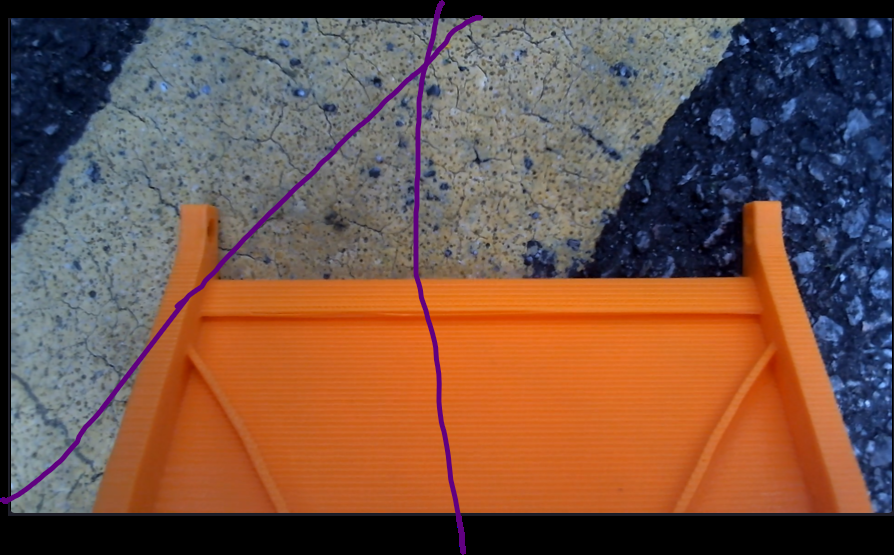
#> input picture RPI_codes/cam/datas/image.png, 894 x 555 px; its folder holds 2 pictures in this run
$ python centerline_align.py
#> lines starting #> are read from the running program, lines starting #| are printed output that depends on the picture; after the words box and inside, x2 and y2 are one past the last pixel; in counts of white or black regions, pixels touching at a corner belong together
#> in process_images, image is the input picture: shape (555, 894, 3); mean B, G, R 69.9, 82.5, 113.9
# -*- coding: utf-8 -*-
"""
Center Line Alignment Visualizer
=================================

Uses center lines to visualize alignment:
1. Vertical line through middle of image (stencil center)
2. Rectangle around yellow marking
3. Center line through narrower width of marking rectangle
4. Calculate angle between the two center lines

Usage:
    python centerline_align.py
"""

import cv2
import numpy as np
import os
import glob
import math


class CenterLineAlignmentVisualizer:
    """Visualizes alignment using center lines"""

    def __init__(self):
        """Initialize with color ranges"""

        # Orange stencil (HSV)
        self.orange_lower = np.array([5, 150, 150])
        self.orange_upper = np.array([20, 255, 255])

        # Yellow marking (HSV)
        self.yellow_lower = np.array([15, 80, 80])
        self.yellow_upper = np.array([35, 255, 255])

        # White marking (HSV)
        self.white_lower = np.array([0, 0, 98])
        self.white_upper = np.array([180, 199, 254])

    def create_centerline_visualization(self, image: np.ndarray):
        """
        Create alignment visualization with center lines

        Returns:
            Visualization image with alignment info
        """
        h, w = image.shape[:2]
        hsv = cv2.cvtColor(image, cv2.COLOR_BGR2HSV)
#> hsv: shape (555, 894, 3); mean H, S, V 52.8, 119.3, 127.8

        # Create marking mask (yellow + white)
        yellow_mask = cv2.inRange(hsv, self.yellow_lower, self.yellow_upper)
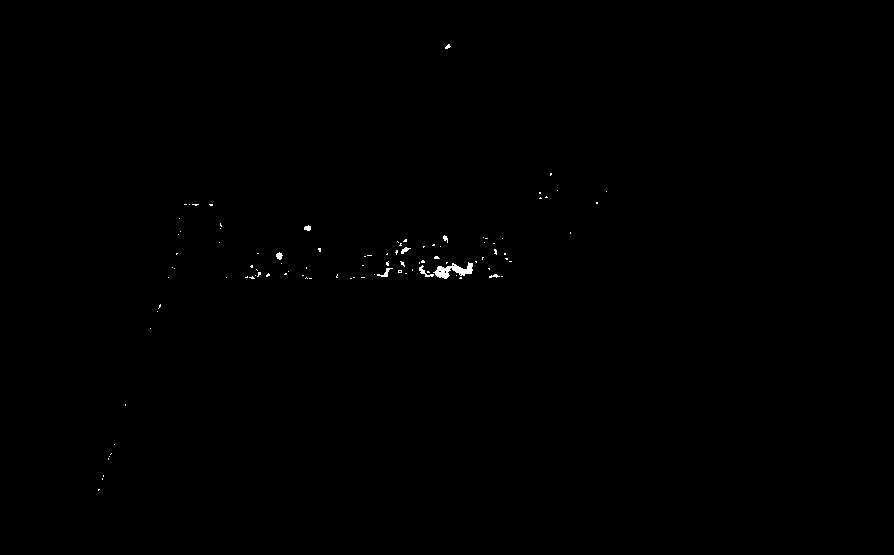
#> yellow_mask: shape (555, 894); 0.19% white; 100 white regions (92 under 20 px), largest, box (x1, y1, x2, y2) and area: (433, 262, 473, 279) 319, (419, 265, 434, 277) 57, (377, 268, 393, 277) 49
        white_mask = cv2.inRange(hsv, self.white_lower, self.white_upper)
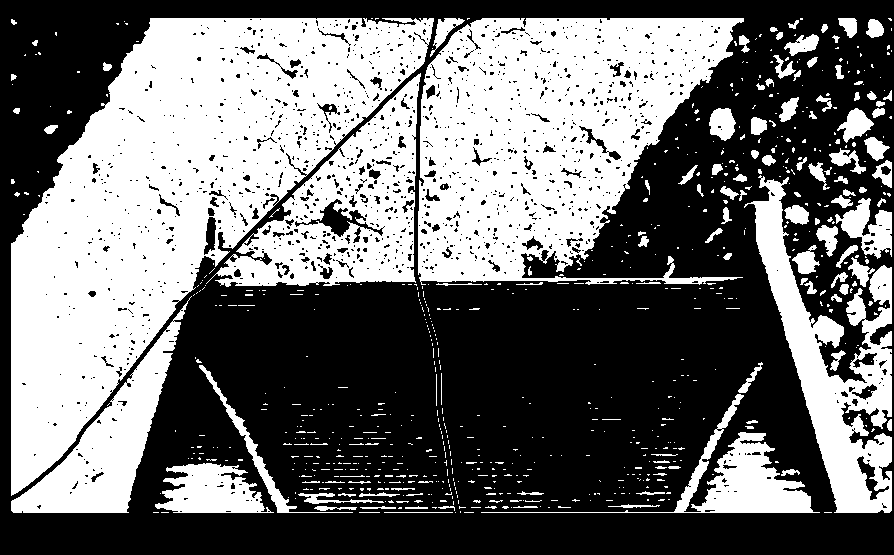
#> white_mask: shape (555, 894); 43.5% white; 743 white regions (618 under 20 px), largest, box (x1, y1, x2, y2) and area: (11, 18, 434, 496) 85491, (418, 18, 744, 285) 55681, (206, 73, 421, 287) 18389
        marking_mask = cv2.bitwise_or(yellow_mask, white_mask)
#> marking_mask: shape (555, 894); 43.5% white; 743 white regions (618 under 20 px), largest, box (x1, y1, x2, y2) and area: (11, 18, 434, 496) 85494, (418, 18, 744, 285) 55715, (206, 73, 421, 287) 18428

        # Clean up mask
        kernel = np.ones((3, 3), np.uint8)
        marking_mask = cv2.morphologyEx(marking_mask, cv2.MORPH_CLOSE, kernel)
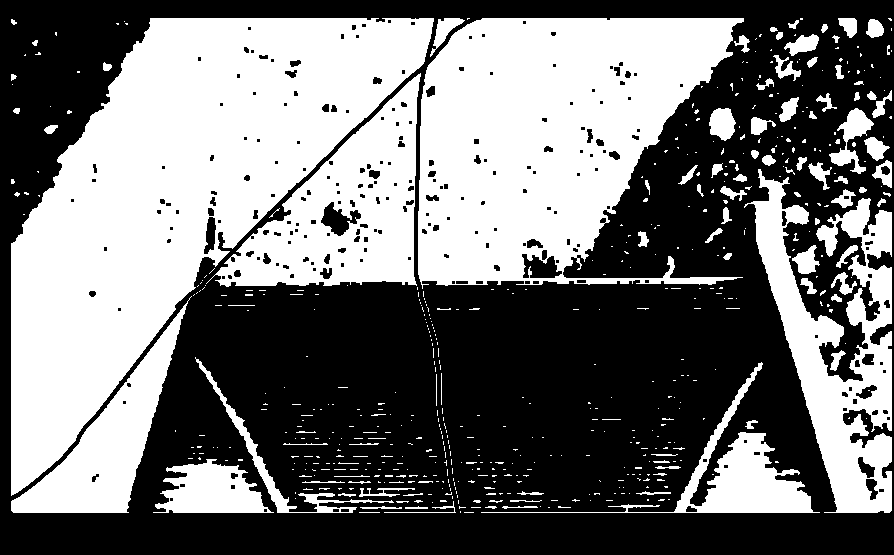
#> marking_mask: shape (555, 894); 45.3% white; 581 white regions (480 under 20 px), largest, box (x1, y1, x2, y2) and area: (11, 18, 434, 496) 88082, (418, 18, 744, 289) 59121, (744, 169, 892, 513) 20480
        marking_mask = cv2.morphologyEx(marking_mask, cv2.MORPH_OPEN, kernel)
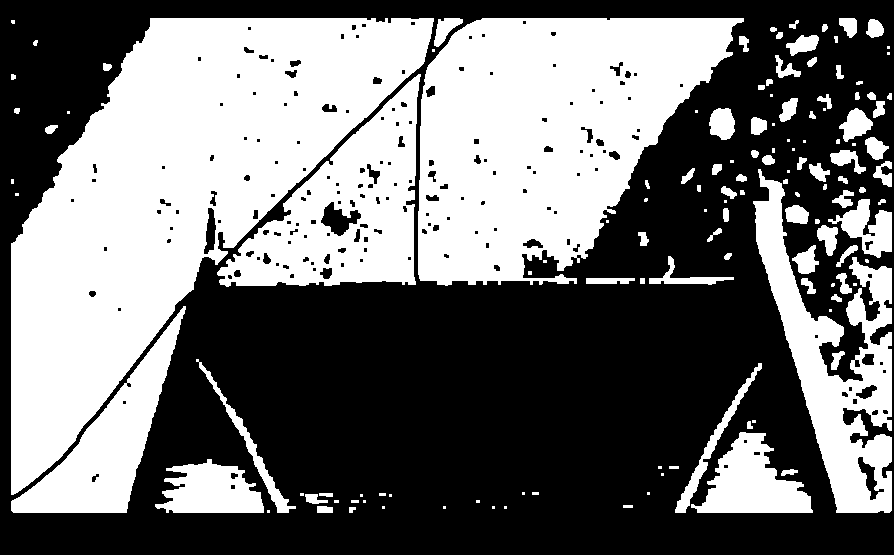
#> marking_mask: shape (555, 894); 44.2% white; 134 white regions (46 under 20 px), largest, box (x1, y1, x2, y2) and area: (11, 18, 434, 495) 88012, (418, 18, 744, 286) 57929, (217, 74, 421, 287) 19960

        # Create visualization
        vis = image.copy()

        # 1. STENCIL CENTER LINE (vertical line through middle of image)
        stencil_center_x = w // 2
        stencil_line_p1 = (stencil_center_x, 0)
        stencil_line_p2 = (stencil_center_x, h)

        # Draw stencil center line (purple/magenta)
        cv2.line(vis, stencil_line_p1, stencil_line_p2, (255, 0, 255), 3)
        cv2.putText(vis, "STENCIL CENTER", (stencil_center_x + 10, 30),
                   cv2.FONT_HERSHEY_SIMPLEX, 0.6, (255, 0, 255), 2)

        # 2. DETECT ORANGE STENCIL FIRST
        orange_mask = cv2.inRange(hsv, self.orange_lower, self.orange_upper)
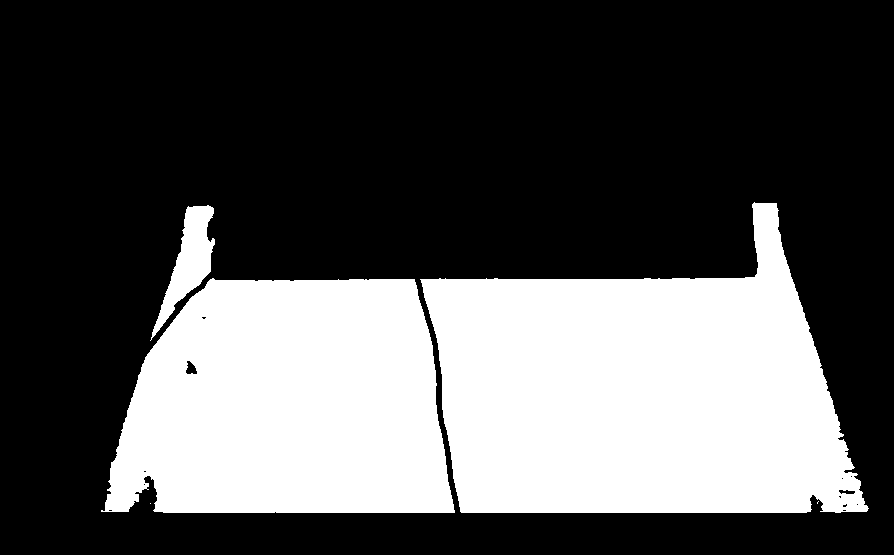
#> orange_mask: shape (555, 894); 33.1% white; 5 white regions (2 under 20 px), largest, box (x1, y1, x2, y2) and area: (420, 202, 869, 513) 92811, (101, 278, 455, 513) 68545, (150, 205, 215, 341) 3110
        orange_mask = cv2.morphologyEx(orange_mask, cv2.MORPH_CLOSE, kernel)
#> orange_mask: shape (555, 894); 33.2% white; 4 white regions (1 under 20 px), largest, box (x1, y1, x2, y2) and area: (420, 202, 869, 513) 92886, (101, 278, 455, 513) 68595, (150, 205, 215, 341) 3123
        orange_mask = cv2.morphologyEx(orange_mask, cv2.MORPH_OPEN, kernel)
#> orange_mask: shape (555, 894); 33.2% white; 3 white regions

        # Get orange stencil contour for its center line
        orange_contours, _ = cv2.findContours(orange_mask, cv2.RETR_EXTERNAL, cv2.CHAIN_APPROX_SIMPLE)
#> orange_contours = 3 contours; box (x1, y1, x2, y2) and area: (421, 203, 868, 513) 92188, (105, 279, 455, 513) 68117, (152, 206, 215, 336) 2958
        orange_center_line = None

        if orange_contours:
            largest_orange = max(orange_contours, key=cv2.contourArea)
#> largest_orange = contour of 306 points, box (x1, y1, x2, y2) (421, 203, 868, 513), area 92188
            if cv2.contourArea(largest_orange) >= (w*h)*0.02:
                # Fit line through orange stencil
                [ovx, ovy, ox0, oy0] = cv2.fitLine(largest_orange, cv2.DIST_L2, 0, 0.01, 0.01)
#> ovx = [0.999]; ovy = [0.0524]; ox0 = [705.9]; oy0 = [367.9]
                orange_angle = np.degrees(np.arctan2(ovx[0], ovy[0]))
#> orange_angle = 86.99

                # Normalize angle
                while orange_angle > 90:
                    orange_angle -= 180
#> this loop made 0 passes
#> after the loop, orange_angle = 86.99
                while orange_angle < -90:
                    orange_angle += 180
#> after the loop, orange_angle = 86.99

                orange_center_line = {
                    'vx': ovx[0],
                    'vy': ovy[0],
                    'x0': ox0[0],
                    'y0': oy0[0],
                    'angle': orange_angle
                }
#> orange_center_line = {'vx': 0.999, 'vy': 0.0524, 'x0': 705.9, 'y0': 367.9, 'angle': 86.99}

        # 3. MARKING RECTANGLE
        # Subtract orange from marking to get only the road marking underneath
        marking_only = cv2.bitwise_and(marking_mask, cv2.bitwise_not(orange_mask))
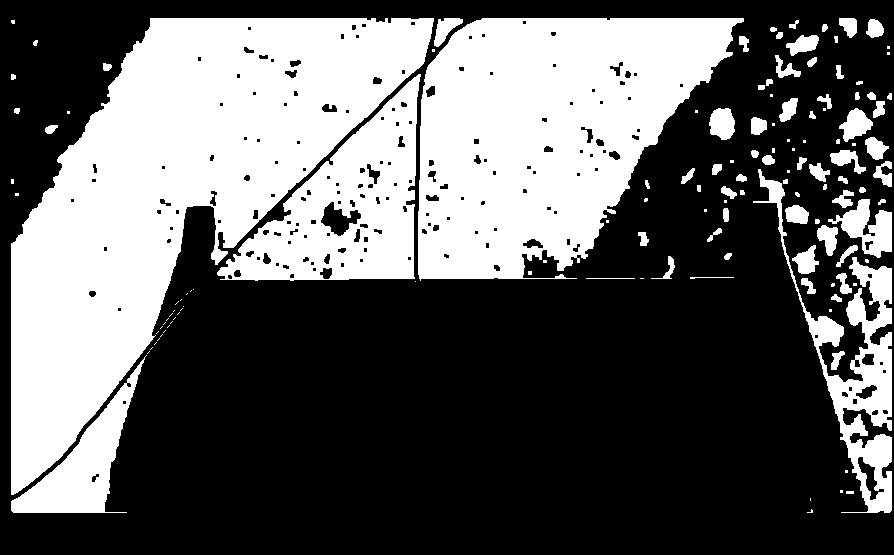
#> marking_only: shape (555, 894); 38.2% white; 133 white regions (59 under 20 px)

        marking_contours, _ = cv2.findContours(marking_only, cv2.RETR_EXTERNAL, cv2.CHAIN_APPROX_SIMPLE)
#> marking_contours = 133 contours, 74 with area under 20; largest, box (x1, y1, x2, y2) and area: (11, 18, 434, 495) 85467, (418, 18, 744, 281) 58094, (217, 74, 421, 281) 20616, (753, 169, 892, 513) 9600, (11, 355, 147, 513) 6262

        if not marking_contours:
            cv2.putText(vis, "ERROR: No yellow/white marking detected",
                       (10, h-20), cv2.FONT_HERSHEY_SIMPLEX, 0.8, (0, 0, 255), 2)
            return vis, None

        # Filter large contours only
        large_contours = [c for c in marking_contours if cv2.contourArea(c) >= (w*h)*0.01]
#> large_contours = 5 contours; box (x1, y1, x2, y2) and area: (11, 18, 434, 495) 85467, (418, 18, 744, 281) 58094, (217, 74, 421, 281) 20616, (753, 169, 892, 513) 9600, (11, 355, 147, 513) 6262

        if not large_contours:
            cv2.putText(vis, "ERROR: Marking too small",
                       (10, h-20), cv2.FONT_HERSHEY_SIMPLEX, 0.8, (0, 0, 255), 2)
            return vis, None

        # Use the LARGEST contour (most prominent marking) instead of combining all
        # This captures the main diagonal road marking stripe
        largest_contour = max(large_contours, key=cv2.contourArea)
#> largest_contour = contour of 438 points, box (x1, y1, x2, y2) (11, 18, 434, 495), area 85467
        all_points = largest_contour
#> all_points has the same summary as largest_contour
        marking_rect = cv2.minAreaRect(all_points)
#> marking_rect = ((149.5, 189.2), (636, 231.3), -47.36)

        # Get rectangle properties
        (rect_center_x, rect_center_y), (rect_width, rect_height), rect_angle = marking_rect
#> rect_center_x = 149.5; rect_center_y = 189.2; rect_width = 636; rect_height = 231.3; rect_angle = -47.36

        # Get the 4 corner points
        marking_box = cv2.boxPoints(marking_rect)
#> marking_box = [[19.16, 501.5], [-151, 344.8], [279.9, -123], [450, 33.67]]
        marking_box = np.intp(marking_box)
#> marking_box = [[19, 501], [-150, 344], [279, -123], [450, 33]]

        # Draw the rectangle
        cv2.drawContours(vis, [marking_box], 0, (0, 255, 255), 2)

        # 3. FIT A LINE THROUGH THE MARKING POINTS
        # Use cv2.fitLine to get the actual orientation of the marking
        [vx, vy, x0, y0] = cv2.fitLine(all_points, cv2.DIST_L2, 0, 0.01, 0.01)
#> vx = [0.635]; vy = [-0.772]; x0 = [170.8]; y0 = [205.9]

        # Calculate angle from the line direction vector
        # vy/vx gives the slope, atan2 gives the angle
        # We want angle from vertical (90 degrees), so we use atan2(vx, vy)
        centerline_angle = np.degrees(np.arctan2(vx[0], vy[0]))
#> centerline_angle = 140.5

        # Normalize angle to -90 to 90
        while centerline_angle > 90:
            centerline_angle -= 180
#> this loop made 1 pass
#> centerline_angle on pass 1: -39.45
#> after the loop, centerline_angle = -39.45
        while centerline_angle < -90:
            centerline_angle += 180
#> after the loop, centerline_angle = -39.45

        # For dimensions, still use the rectangle
        if rect_width < rect_height:
            narrower_dim = rect_width
            longer_dim = rect_height
        else:
            narrower_dim = rect_height
#> narrower_dim = 231.3
            longer_dim = rect_width
#> longer_dim = 636

        # 4. DRAW YELLOW MARKING EDGE BORDERS (extended)
        # Get the 4 corners of the rectangle
        # marking_box contains: [bottom-left, top-left, top-right, bottom-right] (approximately)
        # We need to find the two parallel edges (the long sides of the marking)

        # Sort box points to get the two longest edges
        # The rectangle has 4 edges - we want the two parallel ones that define the marking width
        box_sorted = sorted(marking_box, key=lambda p: (p[1], p[0]))  # Sort by y, then x
#> box_sorted = [[279, -123], [450, 33], [-150, 344], [19, 501]]

        # Get direction vector perpendicular to centerline (for width)
        perp_dx = -math.sin(math.radians(centerline_angle))
#> perp_dx = 0.635
        perp_dy = math.cos(math.radians(centerline_angle))
#> perp_dy = 0.772

        # Calculate offset distance (half the narrow width)
        offset_dist = narrower_dim / 2.0
#> offset_dist = 115.7

        # Calculate the two edge lines (parallel to centerline, offset by half width)
        line_length = max(w, h) * 2

        # Edge 1 (one side of marking)
        edge1_center_x = rect_center_x + perp_dx * offset_dist
#> edge1_center_x = 223
        edge1_center_y = rect_center_y + perp_dy * offset_dist
#> edge1_center_y = 278.5
        edge1_p1 = (
            int(edge1_center_x - math.cos(math.radians(centerline_angle)) * line_length),
            int(edge1_center_y - math.sin(math.radians(centerline_angle)) * line_length)
        )
#> edge1_p1 = (-1157, 1414)
        edge1_p2 = (
            int(edge1_center_x + math.cos(math.radians(centerline_angle)) * line_length),
            int(edge1_center_y + math.sin(math.radians(centerline_angle)) * line_length)
        )
#> edge1_p2 = (1603, -857)

        # Edge 2 (other side of marking)
        edge2_center_x = rect_center_x - perp_dx * offset_dist
#> edge2_center_x = 76.02
        edge2_center_y = rect_center_y - perp_dy * offset_dist
#> edge2_center_y = 99.95
        edge2_p1 = (
            int(edge2_center_x - math.cos(math.radians(centerline_angle)) * line_length),
            int(edge2_center_y - math.sin(math.radians(centerline_angle)) * line_length)
        )
#> edge2_p1 = (-1304, 1236)
        edge2_p2 = (
            int(edge2_center_x + math.cos(math.radians(centerline_angle)) * line_length),
            int(edge2_center_y + math.sin(math.radians(centerline_angle)) * line_length)
        )
#> edge2_p2 = (1456, -1036)

        # Draw edge borders (yellow)
        cv2.line(vis, edge1_p1, edge1_p2, (0, 255, 255), 2)
        cv2.line(vis, edge2_p1, edge2_p2, (0, 255, 255), 2)
        cv2.putText(vis, "EDGE 1", (edge1_p1[0]+5, edge1_p1[1]+5),
                   cv2.FONT_HERSHEY_SIMPLEX, 0.5, (0, 255, 255), 2)
        cv2.putText(vis, "EDGE 2", (edge2_p1[0]+5, edge2_p1[1]+5),
                   cv2.FONT_HERSHEY_SIMPLEX, 0.5, (0, 255, 255), 2)

        # 5. DRAW MARKING CENTER LINE (middle between the two edges)
        marking_line_p1 = (
            int(rect_center_x - math.cos(math.radians(centerline_angle)) * line_length),
            int(rect_center_y - math.sin(math.radians(centerline_angle)) * line_length)
        )
#> marking_line_p1 = (-1231, 1325)
        marking_line_p2 = (
            int(rect_center_x + math.cos(math.radians(centerline_angle)) * line_length),
            int(rect_center_y + math.sin(math.radians(centerline_angle)) * line_length)
        )
#> marking_line_p2 = (1530, -946)

        # Draw marking center line (green - middle of yellow edges)
        cv2.line(vis, marking_line_p1, marking_line_p2, (0, 255, 0), 3)
        cv2.putText(vis, "MARKING CENTER", (int(rect_center_x) + 10, int(rect_center_y) + 20),
                   cv2.FONT_HERSHEY_SIMPLEX, 0.6, (0, 255, 0), 2)

        # Draw rectangle center point
        cv2.circle(vis, (int(rect_center_x), int(rect_center_y)), 8, (0, 255, 0), -1)
#> vis: shape (555, 894, 3); mean B, G, R 69.2, 85, 116

        # 6. DRAW ORANGE STENCIL CENTER LINE
        if orange_center_line:
            orange_line_p1 = (
                int(orange_center_line['x0'] - orange_center_line['vx'] * line_length),
                int(orange_center_line['y0'] - orange_center_line['vy'] * line_length)
            )
#> orange_line_p1 = (-1079, 274)
            orange_line_p2 = (
                int(orange_center_line['x0'] + orange_center_line['vx'] * line_length),
                int(orange_center_line['y0'] + orange_center_line['vy'] * line_length)
            )
#> orange_line_p2 = (2491, 461)

            # Draw orange center line (orange)
            cv2.line(vis, orange_line_p1, orange_line_p2, (0, 165, 255), 3)
            cv2.putText(vis, f"ORANGE CENTER ({orange_center_line['angle']:.1f}deg)",
                       (int(orange_center_line['x0']) + 10, int(orange_center_line['y0']) - 20),
                       cv2.FONT_HERSHEY_SIMPLEX, 0.6, (0, 165, 255), 2)
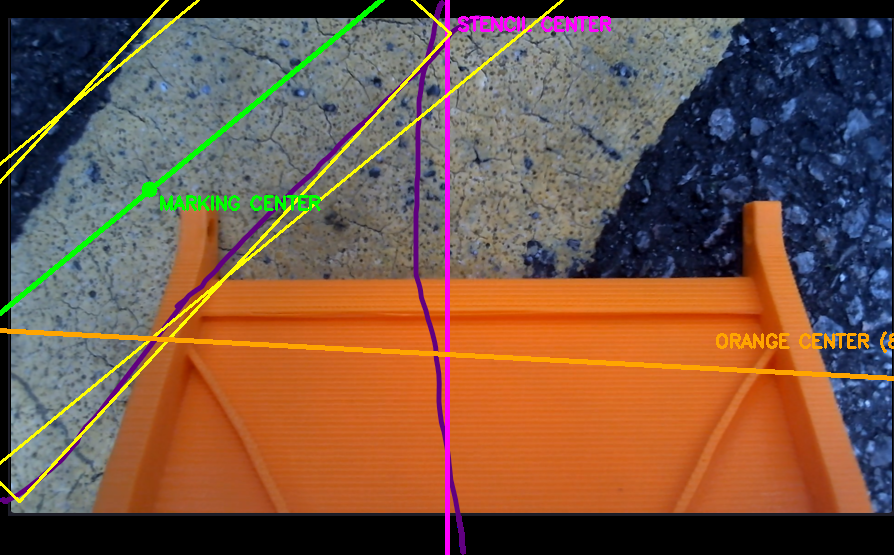
#> vis: shape (555, 894, 3); mean B, G, R 68.6, 85.8, 116.9

        # 5. CALCULATE ANGLE BETWEEN CENTER LINES
        # Stencil line is vertical (90 degrees)
        # Marking line is at centerline_angle
        # Rotation difference = how much to rotate to align

        rotation_diff = centerline_angle - 90
#> rotation_diff = -129.5

        # Normalize to -90 to 90
        while rotation_diff > 90:
            rotation_diff -= 180
#> (the rest of the program and of its run is left out)
